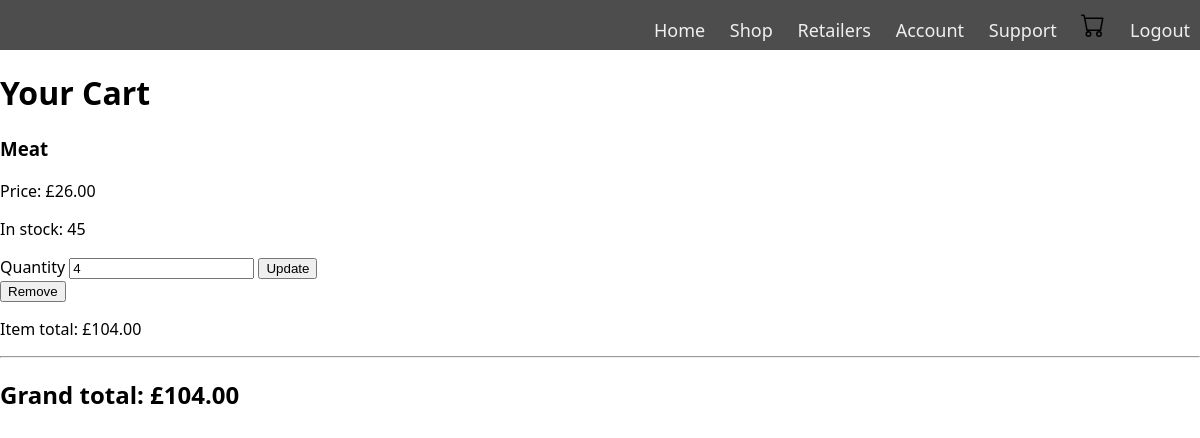
The page /cart/ (signed in) on the database its author committed.
### cloth/models.py (models this page shows, shortened)
class Product(models.Model):
	retailer = models.ForeignKey(User, on_delete=models.CASCADE, related_name='products')
	name = models.CharField(max_length=120)
	price = models.DecimalField(max_digits=10, decimal_places=2, validators=[MinValueValidator(0)])
	stock = models.PositiveIntegerField(default=0)
	active = models.BooleanField(default=True)
	created_at = models.DateTimeField(auto_now_add=True)

### cloth/views.py (the view)
# urls.py: path('cart/', views.cart, name='cart'),
@login_required
def cart(request):
    cart_obj, created = Cart.objects.get_or_create(buyer=request.user)
    items = cart_obj.items.select_related('product').all()
    cart_items = []
    total = Decimal('0.00')
    for item in items:
        item_total = item.product.price * item.quantity
        total += item_total
        cart_items.append({
            'product': item.product,
            'quantity': item.quantity,
            'item_total': item_total,
            'item_id': item.id
        })
    context = {'cart_items': cart_items, 'total': total}
    return render(request, 'cloth/cart.html', context)

### cloth/templates/cloth/cart.html (shortened to what this page needs)
{% extends 'main.html' %}
{% load static %}
{% block head %}
<link rel="stylesheet" href="{% static 'cloth/styles/cart.css' %}">
{% endblock head %}
{% block content %}
<h1>Your Cart</h1>
{% if cart_items %}
	{% for item in cart_items %}
		<div>
			<h3>{{ item.product.name }}</h3>
			<p>Price: £{{ item.product.price }}</p>
			<p>In stock: {{ item.product.stock }}</p>
			<form method="POST" action="{% url 'update-cart-item' item.item_id %}">
				<label>Quantity</label>
				<input type="number" name="quantity" min="0" value="{{ item.quantity }}" required>
				<button type="submit">Update</button>
			</form>
			<form method="POST" action="{% url 'remove-cart-item' item.item_id %}">
				<button type="submit">Remove</button>
			</form>
			<p>Item total: £{{ item.item_total }}</p>
		</div>
		<hr>
	{% endfor %}
	<h2>Grand total: £{{ total }}</h2>
{% else %}
	<p>Your cart is empty.</p>
{% endif %}
{% endblock content %}

### static/styles/navbar.css (style rules this page uses)
* { box-sizing: border-box; }
body { margin: 0px; font-family: 'segoe ui'; }

### rows shown on the page
Product: product.name "Meat", product.price "26.00", product.stock "45", quantity "4", item_total "104.00"

### other values the page prints
{{ total }} "104.00"
